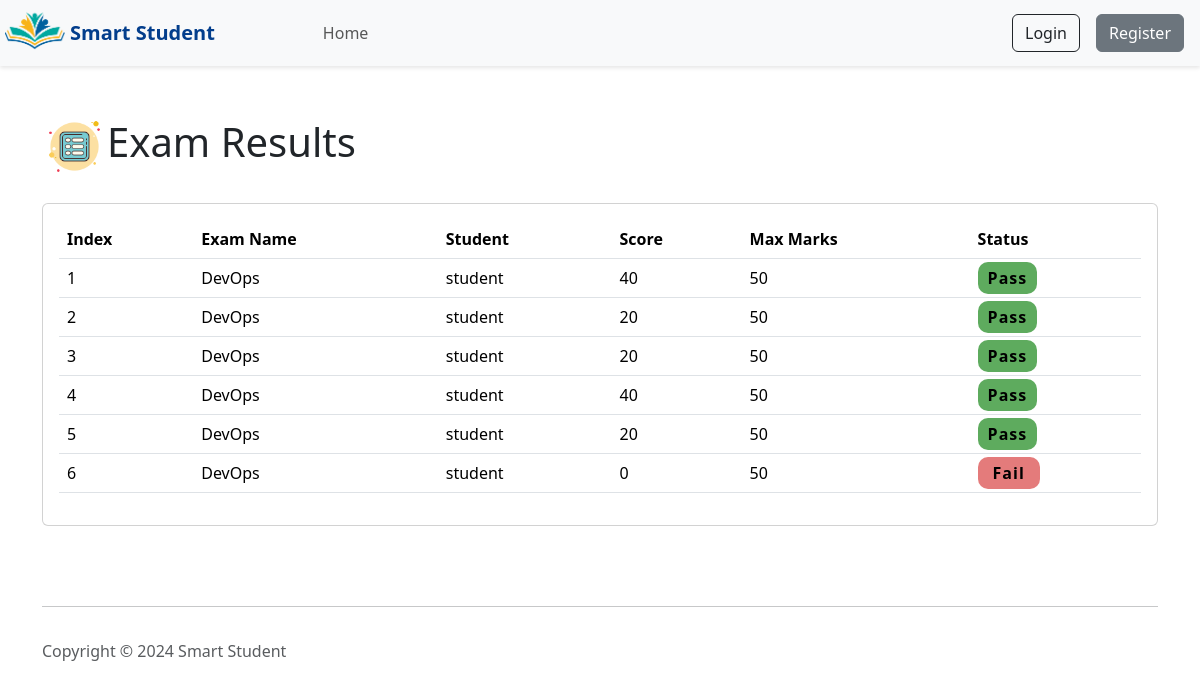
The app's page /results/1/ with its own data.
### pages/models.py (models this page shows)
class QuizAttempt(models.Model):
    student = models.ForeignKey(User, on_delete=models.CASCADE, related_name='quiz_attempts')
    exam = models.ForeignKey(Exam, on_delete=models.CASCADE)
    submission_time = models.DateTimeField(auto_now_add=True)
    total_questions = models.PositiveIntegerField()
    correct_answers = models.PositiveIntegerField()
    score = models.PositiveIntegerField()
    max_marks= models.PositiveIntegerField()

class Exam(models.Model):
    title = models.CharField(max_length=100)
    description = models.TextField()
    duration = models.IntegerField()
    teacher = models.ForeignKey(User, on_delete=models.CASCADE, related_name='exams')
    visibility = models.BooleanField(default=False)

### pages/views.py (the view)
# urls.py: path('results/<int:id>/', results,name='results'),
def results(request,id):
    results= QuizAttempt.objects.filter(exam_id=id)
    return render (request,'teacher/results.html',{'results':results})

### pages/templates/teacher/results.html (shortened to what this page needs)
<html>
    <head>
         {% load bootstrap5 %}
  {% bootstrap_css %}
  {% load static %}
  <link rel="stylesheet" href="{% static 'pages/css/global.css' %}">
    </head>
    <body>
        {% include 'navbar.html' %}
        <div class="container mt-5">
            <div class="result-container">
                <h1 class="mt-5 mb-4"><img width="65px" src="{% static "pages/images/list.png" %}">Exam Results</h1>
                <div class="row">
                    <div class="col-md-12">
                        <div class="card mb-3">
                            <div class="card-body">
                                <table class="table">
                                    <thead>
                                        <tr>
                                        <th scope="col">Index</th>
                                        <th scope="col">Exam Name</th>
                                        <th scope="col">Student</th>
                                        <th scope="col">Score</th>
                                        <th scope="col">Max Marks</th>
                                        <th scope="col">Status</th>
                                    </tr>
                                </thead>
                                <tbody>
                                    {% for result in results %}
                                    <tr>
                                        <td>{{ forloop.counter }}</td>
                                        <td>{{ result.exam.title }}</td>
                                        <td>{{ result.student }}</td>
                                        <td>{{ result.score }}</td>
                                        <td>{{ result.max_marks }}</td>
                                        <td><span id="status_{{ forloop.counter }}"></span></td>                                    </tr>
                                    {% endfor %}
                                     </tbody>
                                </table>
                            </div>
                        </div>
                    </div>
                </div>
            </div>
        </div>
    {% include 'footer.html' %}
</body>
</html>

### pages/static/pages/css/global.css (style rules this page uses)
.pass { background-color: rgb(94, 171, 94); padding: 5px 10px; border-radius: 10px; letter-spacing: 1px; min-width: 20px; font-weight: 700; }
.fail { background-color: rgb(228, 123, 123); padding: 5px 15px; border-radius: 10px; letter-spacing: 1px; font-weight: 700; }

### records on screen
QuizAttempt: exam "DevOps", student "student", score "40", max_marks "50"
QuizAttempt: exam "DevOps", student "student", score "20", max_marks "50"
QuizAttempt: exam "DevOps", student "student", score "20", max_marks "50"
QuizAttempt: exam "DevOps", student "student", score "40", max_marks "50"
QuizAttempt: exam "DevOps", student "student", score "20", max_marks "50"
QuizAttempt: exam "DevOps", student "student", score "0", max_marks "50"
